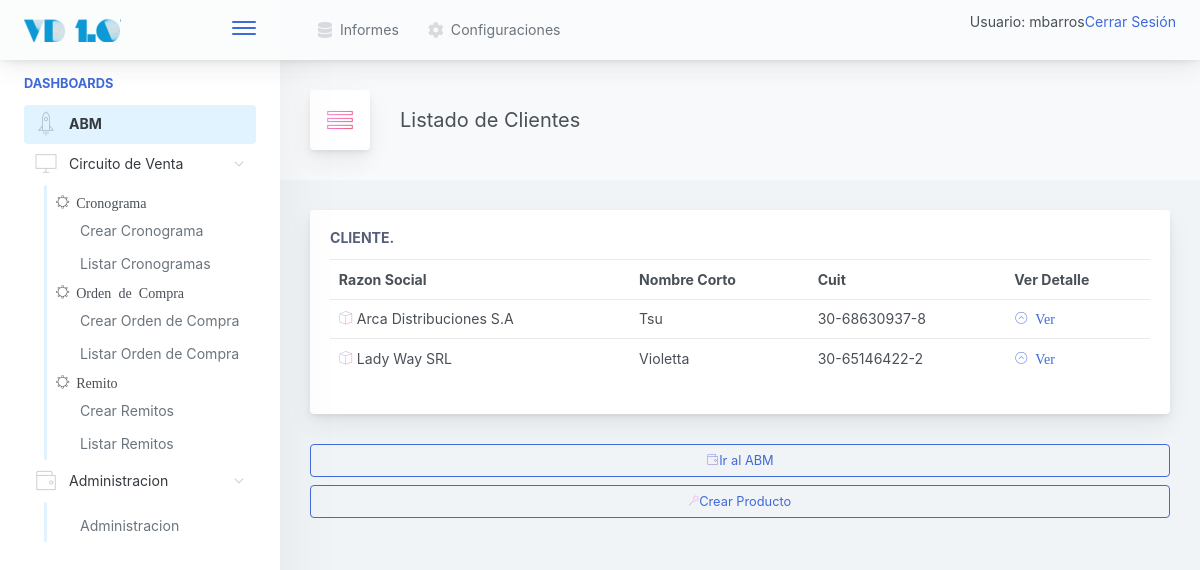
The app's page /gral/cliente/listar/ (signed in), older data.
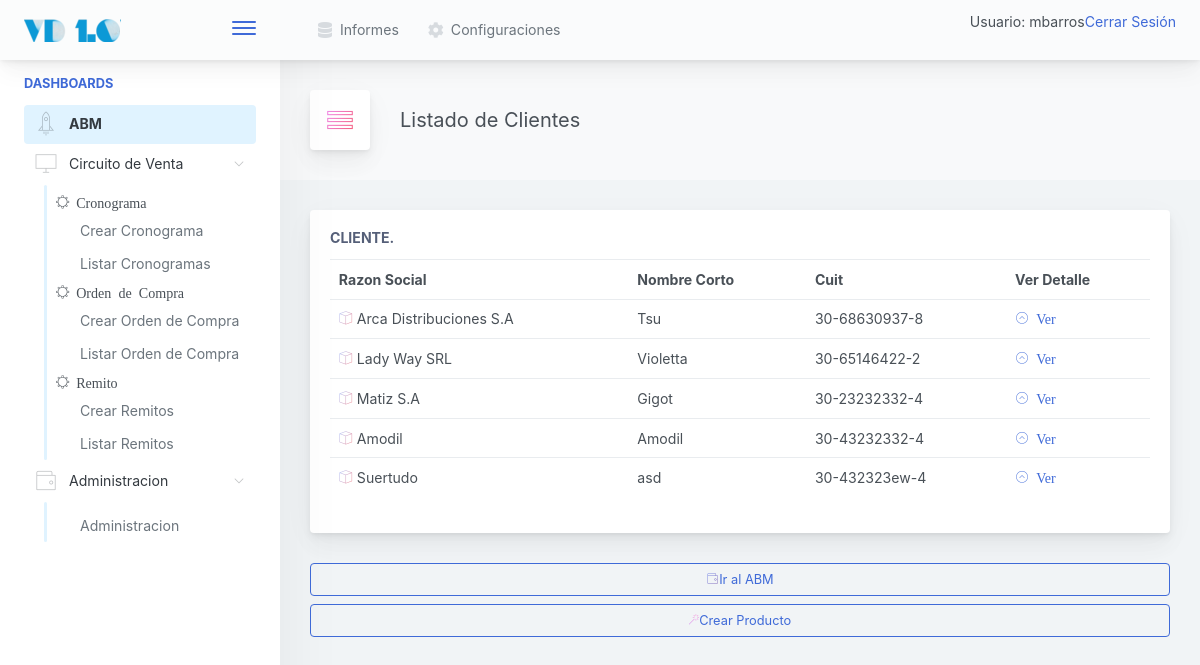
The same page, newer data.
### gral/models.py (models this page shows, shortened)
class Cliente(models.Model):
    razon_social      = models.CharField(max_length=150, unique=True)
    nombre_corto      = models.CharField(max_length=25, unique=True)
    cuit              = models.CharField(max_length=15, unique=True)
    direccion_fiscal  = models.CharField(max_length=250)
    direccion_entrega = models.CharField(max_length=250)
    condicion_iva     = models.CharField(max_length=100, blank=False, default='Responsable Inscripto')
    observaciones     = models.TextField(blank=True)

### gral/views.py (the view)
# urls.py: path('cliente/listar/', ClienteListView.as_view(), name='ClienteListView'),
class ClienteListView(LoginRequiredMixin, ListView):
	model 			= Cliente
	template_name 	= 'gral/cliente_list.html'

### inicio/templates/gral/cliente_list.html
{% extends '../base.html' %}
{%  block cuerpo %}
<div class="app-page-title">
	<div class="page-title-heading">
		<div class="page-title-icon">
			<i class="pe-7s-menu icon-gradient bg-ripe-malin"> </i>
		</div>
		<div>Listado de Clientes</div>
	</div>
</div>
{% if object_list %}
<div class="main-card mb-3 card">
	<div class="card-body">
		<h5 class="card-title">Cliente.</h5>
		<table class="table table-hover table-fixed">
			<tr>
				<th>Razon Social</th>
				<th>Nombre Corto</th>
				<th>Cuit</th>
				<th>Ver Detalle</th>
			</tr>
			{% for cliente in object_list %}
			<tr>
				<td>
					<i class="pe-7s-box2 icon-gradient bg-amy-crisp"></i>
					{{cliente.razon_social}}
				</td>
				<td>{{cliente.nombre_corto }}</td>
				<td>{{cliente.cuit}}</td>
				<td><a href="{% url 'gral:ClienteDetail' pk=cliente.id %}">
						<i class="pe-7s-angle-up-circle"> Ver </i>
				</a></td>
			</tr>
			{% endfor %} {% else %}
			<p>No hay registros para mostrar.</p>
			{% endif %}
		</table>
	</div>
</div>
<a href="{% url 'inicio:abm' %}">
	<button
		class="mb-2 mr-2 btn-transition btn btn-outline-primary btn-block">
		<i class="pe-7s-wallet icon-gradient bg-plum-plate"></i>Ir al ABM
	</button>
</a>
<a href="{% url 'gral:ProductoCreate' %}">
	<button
		class="mb-2 mr-2 btn-transition btn btn-outline-primary btn-block">
		<i class="pe-7s-magic-wand icon-gradient bg-mixed-hopes"></i>Crear
		Producto
	</button>
</a>
{% endblock %}

Row changes from the older to the newer data that the page shows:
added Cliente: razon_social "Matiz S.A", nombre_corto "Gigot", cuit "30-23232332-4"
added Cliente: razon_social "Amodil", nombre_corto "Amodil", cuit "30-43232332-4"
added Cliente: razon_social "Suertudo", nombre_corto "asd", cuit "30-432323ew-4"
